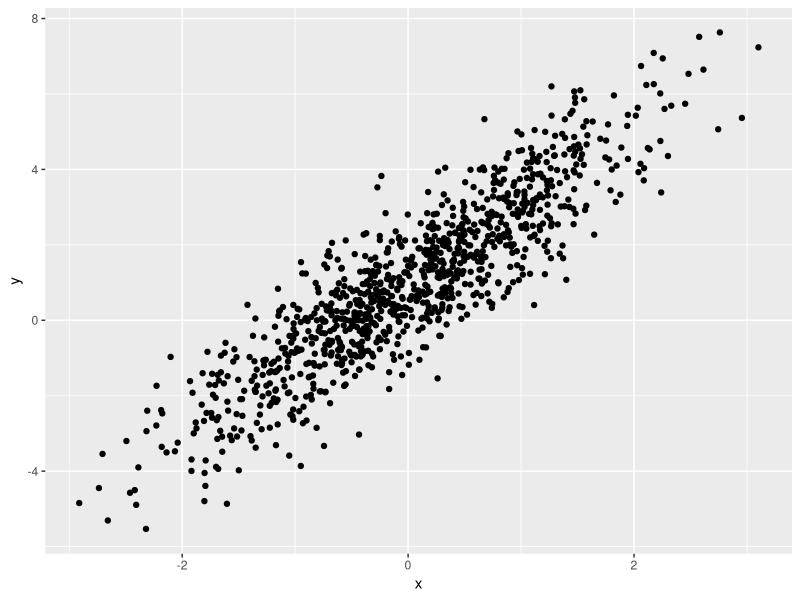
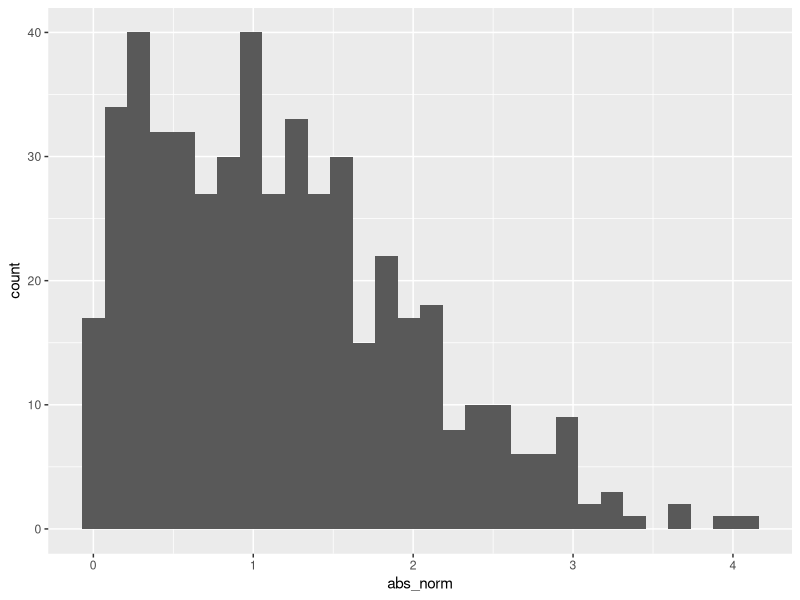

These figures' R source, in order:
## ---- chunk 1
samp = rnorm(100)
length(samp)
## ---- chunk 2
library(tidyverse)
plot_df=
  tibble(
    x=rnorm(n=1000),
    y=1+2*x+rnorm(n=1000)
  )
ggplot(plot_df,aes(x,y))+geom_point()
## ---- chunk 3
la_df=tibble(
  x=rnorm(500,mean = 1),
  logical=x>0,
  abs_norm=abs(x)
)
ggplot(la_df,aes(x=abs_norm))+geom_histogram()
